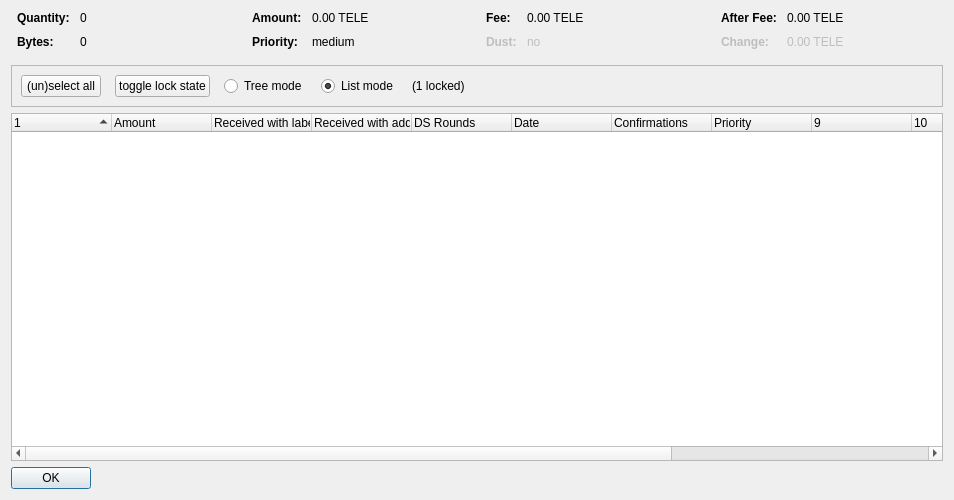
<?xml version="1.0" encoding="UTF-8"?>
<ui version="4.0">
 <class>CoinControlDialog</class>
 <widget class="QDialog" name="CoinControlDialog">
  <property name="geometry">
   <rect>
    <x>0</x>
    <y>0</y>
    <width>954</width>
    <height>500</height>
   </rect>
  </property>
  <property name="windowTitle">
   <string>Coin Selection</string>
  </property>
  <layout class="QVBoxLayout" name="verticalLayout">
   <item>
    <layout class="QHBoxLayout" name="horizontalLayoutTop" stretch="0,0,0,0">
     <property name="topMargin">
      <number>0</number>
     </property>
     <property name="bottomMargin">
      <number>10</number>
     </property>
     <item>
      <layout class="QFormLayout" name="formLayoutCoinControl1">
       <property name="horizontalSpacing">
        <number>10</number>
       </property>
       <property name="verticalSpacing">
        <number>10</number>
       </property>
       <property name="leftMargin">
        <number>6</number>
       </property>
       <property name="rightMargin">
        <number>6</number>
       </property>
       <item row="0" column="0">
        <widget class="QLabel" name="labelCoinControlQuantityText">
         <property name="font">
          <font>
           <weight>75</weight>
           <bold>true</bold>
          </font>
         </property>
         <property name="text">
          <string>Quantity:</string>
         </property>
        </widget>
       </item>
       <item row="0" column="1">
        <widget class="QLabel" name="labelCoinControlQuantity">
         <property name="cursor">
          <cursorShape>IBeamCursor</cursorShape>
         </property>
         <property name="contextMenuPolicy">
          <enum>Qt::ActionsContextMenu</enum>
         </property>
         <property name="text">
          <string notr="true">0</string>
         </property>
         <property name="textInteractionFlags">
          <set>Qt::LinksAccessibleByMouse|Qt::TextSelectableByKeyboard|Qt::TextSelectableByMouse</set>
         </property>
        </widget>
       </item>
       <item row="1" column="0">
        <widget class="QLabel" name="labelCoinControlBytesText">
         <property name="font">
          <font>
           <weight>75</weight>
           <bold>true</bold>
          </font>
         </property>
         <property name="text">
          <string>Bytes:</string>
         </property>
        </widget>
       </item>
       <item row="1" column="1">
        <widget class="QLabel" name="labelCoinControlBytes">
         <property name="cursor">
          <cursorShape>IBeamCursor</cursorShape>
         </property>
         <property name="contextMenuPolicy">
          <enum>Qt::ActionsContextMenu</enum>
         </property>
         <property name="text">
          <string notr="true">0</string>
         </property>
         <property name="textInteractionFlags">
          <set>Qt::LinksAccessibleByMouse|Qt::TextSelectableByKeyboard|Qt::TextSelectableByMouse</set>
         </property>
        </widget>
       </item>
      </layout>
     </item>
     <item>
      <layout class="QFormLayout" name="formLayoutCoinControl2">
       <property name="horizontalSpacing">
        <number>10</number>
       </property>
       <property name="verticalSpacing">
        <number>10</number>
       </property>
       <property name="leftMargin">
        <number>6</number>
       </property>
       <property name="rightMargin">
        <number>6</number>
       </property>
       <item row="0" column="0">
        <widget class="QLabel" name="labelCoinControlAmountText">
         <property name="font">
          <font>
           <weight>75</weight>
           <bold>true</bold>
          </font>
         </property>
         <property name="text">
          <string>Amount:</string>
         </property>
        </widget>
       </item>
       <item row="0" column="1">
        <widget class="QLabel" name="labelCoinControlAmount">
         <property name="cursor">
          <cursorShape>IBeamCursor</cursorShape>
         </property>
         <property name="contextMenuPolicy">
          <enum>Qt::ActionsContextMenu</enum>
         </property>
         <property name="text">
          <string notr="true">0.00 TELE</string>
         </property>
         <property name="textInteractionFlags">
          <set>Qt::LinksAccessibleByMouse|Qt::TextSelectableByKeyboard|Qt::TextSelectableByMouse</set>
         </property>
        </widget>
       </item>
       <item row="1" column="0">
        <widget class="QLabel" name="labelCoinControlPriorityText">
         <property name="font">
          <font>
           <weight>75</weight>
           <bold>true</bold>
          </font>
         </property>
         <property name="text">
          <string>Priority:</string>
         </property>
        </widget>
       </item>
       <item row="1" column="1">
        <widget class="QLabel" name="labelCoinControlPriority">
         <property name="cursor">
          <cursorShape>IBeamCursor</cursorShape>
         </property>
         <property name="contextMenuPolicy">
          <enum>Qt::ActionsContextMenu</enum>
         </property>
         <property name="text">
          <string>medium</string>
         </property>
         <property name="textInteractionFlags">
          <set>Qt::LinksAccessibleByMouse|Qt::TextSelectableByKeyboard|Qt::TextSelectableByMouse</set>
         </property>
        </widget>
       </item>
      </layout>
     </item>
     <item>
      <layout class="QFormLayout" name="formLayoutCoinControl3">
       <property name="horizontalSpacing">
        <number>10</number>
       </property>
       <property name="verticalSpacing">
        <number>10</number>
       </property>
       <property name="leftMargin">
        <number>6</number>
       </property>
       <property name="rightMargin">
        <number>6</number>
       </property>
       <item row="0" column="0">
        <widget class="QLabel" name="labelCoinControlFeeText">
         <property name="font">
          <font>
           <weight>75</weight>
           <bold>true</bold>
          </font>
         </property>
         <property name="text">
          <string>Fee:</string>
         </property>
        </widget>
       </item>
       <item row="0" column="1">
        <widget class="QLabel" name="labelCoinControlFee">
         <property name="cursor">
          <cursorShape>IBeamCursor</cursorShape>
         </property>
         <property name="contextMenuPolicy">
          <enum>Qt::ActionsContextMenu</enum>
         </property>
         <property name="text">
          <string notr="true">0.00 TELE</string>
         </property>
         <property name="textInteractionFlags">
          <set>Qt::LinksAccessibleByMouse|Qt::TextSelectableByKeyboard|Qt::TextSelectableByMouse</set>
         </property>
        </widget>
       </item>
       <item row="1" column="0">
        <widget class="QLabel" name="labelCoinControlLowOutputText">
         <property name="enabled">
          <bool>false</bool>
         </property>
         <property name="font">
          <font>
           <weight>75</weight>
           <bold>true</bold>
          </font>
         </property>
         <property name="text">
          <string>Dust:</string>
         </property>
        </widget>
       </item>
       <item row="1" column="1">
        <widget class="QLabel" name="labelCoinControlLowOutput">
         <property name="enabled">
          <bool>false</bool>
         </property>
         <property name="cursor">
          <cursorShape>IBeamCursor</cursorShape>
         </property>
         <property name="contextMenuPolicy">
          <enum>Qt::ActionsContextMenu</enum>
         </property>
         <property name="text">
          <string>no</string>
         </property>
         <property name="textInteractionFlags">
          <set>Qt::LinksAccessibleByMouse|Qt::TextSelectableByKeyboard|Qt::TextSelectableByMouse</set>
         </property>
        </widget>
       </item>
      </layout>
     </item>
     <item>
      <layout class="QFormLayout" name="formLayoutCoinControl4">
       <property name="horizontalSpacing">
        <number>10</number>
       </property>
       <property name="verticalSpacing">
        <number>10</number>
       </property>
       <property name="leftMargin">
        <number>6</number>
       </property>
       <property name="rightMargin">
        <number>6</number>
       </property>
       <item row="0" column="0">
        <widget class="QLabel" name="labelCoinControlAfterFeeText">
         <property name="font">
          <font>
           <weight>75</weight>
           <bold>true</bold>
          </font>
         </property>
         <property name="text">
          <string>After Fee:</string>
         </property>
        </widget>
       </item>
       <item row="0" column="1">
        <widget class="QLabel" name="labelCoinControlAfterFee">
         <property name="cursor">
          <cursorShape>IBeamCursor</cursorShape>
         </property>
         <property name="contextMenuPolicy">
          <enum>Qt::ActionsContextMenu</enum>
         </property>
         <property name="text">
          <string notr="true">0.00 TELE</string>
         </property>
         <property name="textInteractionFlags">
          <set>Qt::LinksAccessibleByMouse|Qt::TextSelectableByKeyboard|Qt::TextSelectableByMouse</set>
         </property>
        </widget>
       </item>
       <item row="1" column="0">
        <widget class="QLabel" name="labelCoinControlChangeText">
         <property name="enabled">
          <bool>false</bool>
         </property>
         <property name="font">
          <font>
           <weight>75</weight>
           <bold>true</bold>
          </font>
         </property>
         <property name="text">
          <string>Change:</string>
         </property>
        </widget>
       </item>
       <item row="1" column="1">
        <widget class="QLabel" name="labelCoinControlChange">
         <property name="enabled">
          <bool>false</bool>
         </property>
         <property name="cursor">
          <cursorShape>IBeamCursor</cursorShape>
         </property>
         <property name="contextMenuPolicy">
          <enum>Qt::ActionsContextMenu</enum>
         </property>
         <property name="text">
          <string notr="true">0.00 TELE</string>
         </property>
         <property name="textInteractionFlags">
          <set>Qt::LinksAccessibleByMouse|Qt::TextSelectableByKeyboard|Qt::TextSelectableByMouse</set>
         </property>
        </widget>
       </item>
      </layout>
     </item>
    </layout>
   </item>
   <item>
    <widget class="QFrame" name="frame">
     <property name="minimumSize">
      <size>
       <width>0</width>
       <height>40</height>
      </size>
     </property>
     <property name="frameShape">
      <enum>QFrame::StyledPanel</enum>
     </property>
     <property name="frameShadow">
      <enum>QFrame::Sunken</enum>
     </property>
     <layout class="QHBoxLayout" name="horizontalLayout">
      <item>
       <layout class="QHBoxLayout" name="horizontalLayoutPanel" stretch="0,0,0,0,0,0">
        <property name="spacing">
         <number>14</number>
        </property>
        <item>
         <widget class="QPushButton" name="pushButtonSelectAll">
          <property name="sizePolicy">
           <sizepolicy hsizetype="Maximum" vsizetype="Fixed">
            <horstretch>0</horstretch>
            <verstretch>0</verstretch>
           </sizepolicy>
          </property>
          <property name="text">
           <string>(un)select all</string>
          </property>
          <property name="autoDefault">
           <bool>false</bool>
          </property>
         </widget>
        </item>
        <item>
         <widget class="QPushButton" name="pushButtonToggleLock">
          <property name="sizePolicy">
           <sizepolicy hsizetype="Maximum" vsizetype="Fixed">
            <horstretch>0</horstretch>
            <verstretch>0</verstretch>
           </sizepolicy>
          </property>
          <property name="text">
           <string>toggle lock state</string>
          </property>
          <property name="autoDefault">
           <bool>false</bool>
          </property>
         </widget>
        </item>
        <item>
         <widget class="QRadioButton" name="radioTreeMode">
          <property name="sizePolicy">
           <sizepolicy hsizetype="Maximum" vsizetype="Fixed">
            <horstretch>0</horstretch>
            <verstretch>0</verstretch>
           </sizepolicy>
          </property>
          <property name="text">
           <string>Tree mode</string>
          </property>
         </widget>
        </item>
        <item>
         <widget class="QRadioButton" name="radioListMode">
          <property name="sizePolicy">
           <sizepolicy hsizetype="Maximum" vsizetype="Fixed">
            <horstretch>0</horstretch>
            <verstretch>0</verstretch>
           </sizepolicy>
          </property>
          <property name="text">
           <string>List mode</string>
          </property>
          <property name="checked">
           <bool>true</bool>
          </property>
         </widget>
        </item>
        <item>
         <widget class="QLabel" name="labelLocked">
          <property name="text">
           <string>(1 locked)</string>
          </property>
         </widget>
        </item>
        <item>
         <spacer name="horizontalSpacer">
          <property name="orientation">
           <enum>Qt::Horizontal</enum>
          </property>
          <property name="sizeHint" stdset="0">
           <size>
            <width>40</width>
            <height>20</height>
           </size>
          </property>
         </spacer>
        </item>
       </layout>
      </item>
     </layout>
    </widget>
   </item>
   <item>
    <widget class="CoinControlTreeWidget" name="treeWidget">
     <property name="contextMenuPolicy">
      <enum>Qt::CustomContextMenu</enum>
     </property>
     <property name="sortingEnabled">
      <bool>false</bool>
     </property>
     <property name="columnCount">
      <number>13</number>
     </property>
     <attribute name="headerShowSortIndicator" stdset="0">
      <bool>true</bool>
     </attribute>
     <attribute name="headerStretchLastSection">
      <bool>false</bool>
     </attribute>
     <column>
      <property name="text">
       <string/>
      </property>
     </column>
     <column>
      <property name="text">
       <string>Amount</string>
      </property>
     </column>
     <column>
      <property name="text">
       <string>Received with label</string>
      </property>
     </column>
     <column>
      <property name="text">
       <string>Received with address</string>
      </property>
     </column>
     <column>
      <property name="text">
       <string>DS Rounds</string>
      </property>
     </column>
     <column>
      <property name="text">
       <string>Date</string>
      </property>
     </column>
     <column>
      <property name="text">
       <string>Confirmations</string>
      </property>
      <property name="toolTip">
       <string>Confirmed</string>
      </property>
     </column>
     <column>
      <property name="text">
       <string>Priority</string>
      </property>
     </column>
     <column>
      <property name="text">
       <string/>
      </property>
     </column>
     <column>
      <property name="text">
       <string/>
      </property>
     </column>
     <column>
      <property name="text">
       <string/>
      </property>
     </column>
     <column>
      <property name="text">
       <string/>
      </property>
     </column>
     <column>
      <property name="text">
       <string/>
      </property>
     </column>
    </widget>
   </item>
   <item>
    <widget class="QDialogButtonBox" name="buttonBox">
     <property name="sizePolicy">
      <sizepolicy hsizetype="Maximum" vsizetype="Fixed">
       <horstretch>0</horstretch>
       <verstretch>0</verstretch>
      </sizepolicy>
     </property>
     <property name="orientation">
      <enum>Qt::Horizontal</enum>
     </property>
     <property name="standardButtons">
      <set>QDialogButtonBox::Ok</set>
     </property>
    </widget>
   </item>
  </layout>
 </widget>
 <customwidgets>
  <customwidget>
   <class>CoinControlTreeWidget</class>
   <extends>QTreeWidget</extends>
   <header>coincontroltreewidget.h</header>
  </customwidget>
 </customwidgets>
 <resources/>
 <connections/>
</ui>
